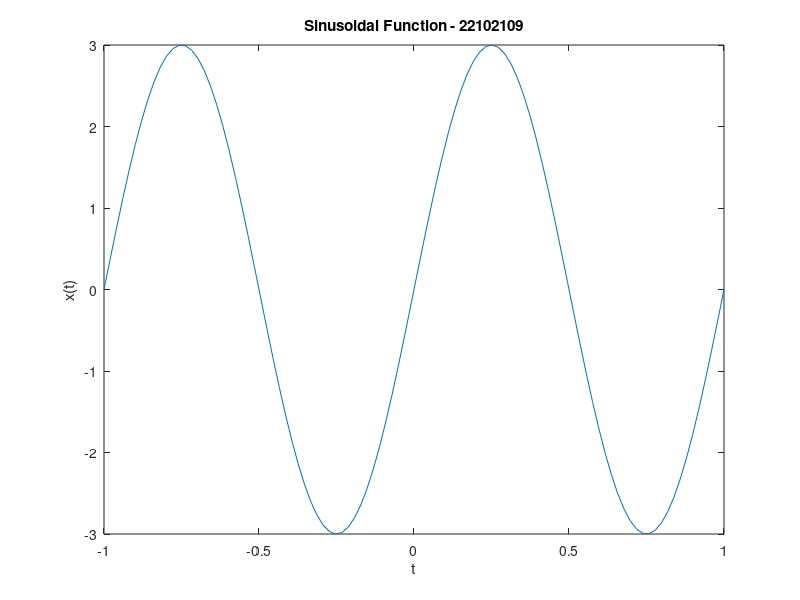

Recreate this plot in MATLAB.
clear all;
clc;
t = linspace(-1,1);
f = 100;
x = 3 * sin(2 * pi * f * t);
plot(t,x)
xlabel('t')
ylabel('x(t)')
title('Sinusoidal Function - 22102109')
